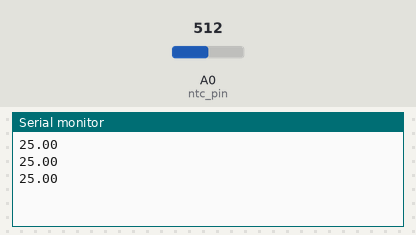
Recording of a sketch running on a simulated Arduino Uno, built with avr-gcc and run on an emulated ATmega328P. Shown: the last lines printed to the serial monitor. The inputs (shaded band) are chosen by the test bench; at power-on: A0 (ntc_pin) = 512.

Above: at 1.3 s.
1.4 s: A0 (ntc_pin) set to 0
At 1.8 s:
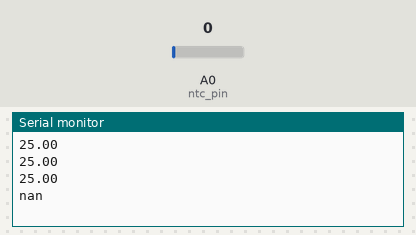
3.5 s: A0 (ntc_pin) set to 122
At 3.9 s:
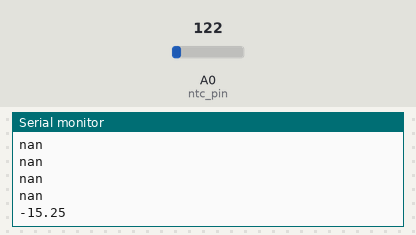

The sketch:

ders6_ntc.ino
```cpp
#include <math.h> //kullanacagimiz log() fonksiyonunu iceren kutuphane dahil ediliyor

int ntc_pin = A0; //ntc sensorunun bagli oldugu pin tanimlaniyor
int deger = 0; //degiskenlere baslangic olarak 0 degerleri ataniyor
double sicaklik = 0.0;

void setup()
{
  Serial.begin(9600); //seri port iletisimi baslatiliyor
}

void loop()
{
  deger = analogRead(ntc_pin); //analog giristen okunan degeri tanimladigimiz degiskene atiyor
  sicaklik = log(((10240000 / deger) - 10000)); //ntc hesaplamasi icin gerekli matematik islemleri yapiliyor
  sicaklik = 1 / (0.001129148 + (0.000234125 + (0.0000000876741 * sicaklik * sicaklik )) * sicaklik );
  sicaklik = sicaklik - 273.15;
  Serial.println(sicaklik); //seri port ekranina sicaklik degeri yaziliyor
  delay(500); //kod her yarim saniyede bir tekrar ediyor. (500ms = 0,5sn)
}
```

Measured:
- after the input at 1.4 s, the serial monitor: prints a new line after 0.10 s (image 1)
- after the input at 3.5 s, the serial monitor: prints a new line at once (image 2)
